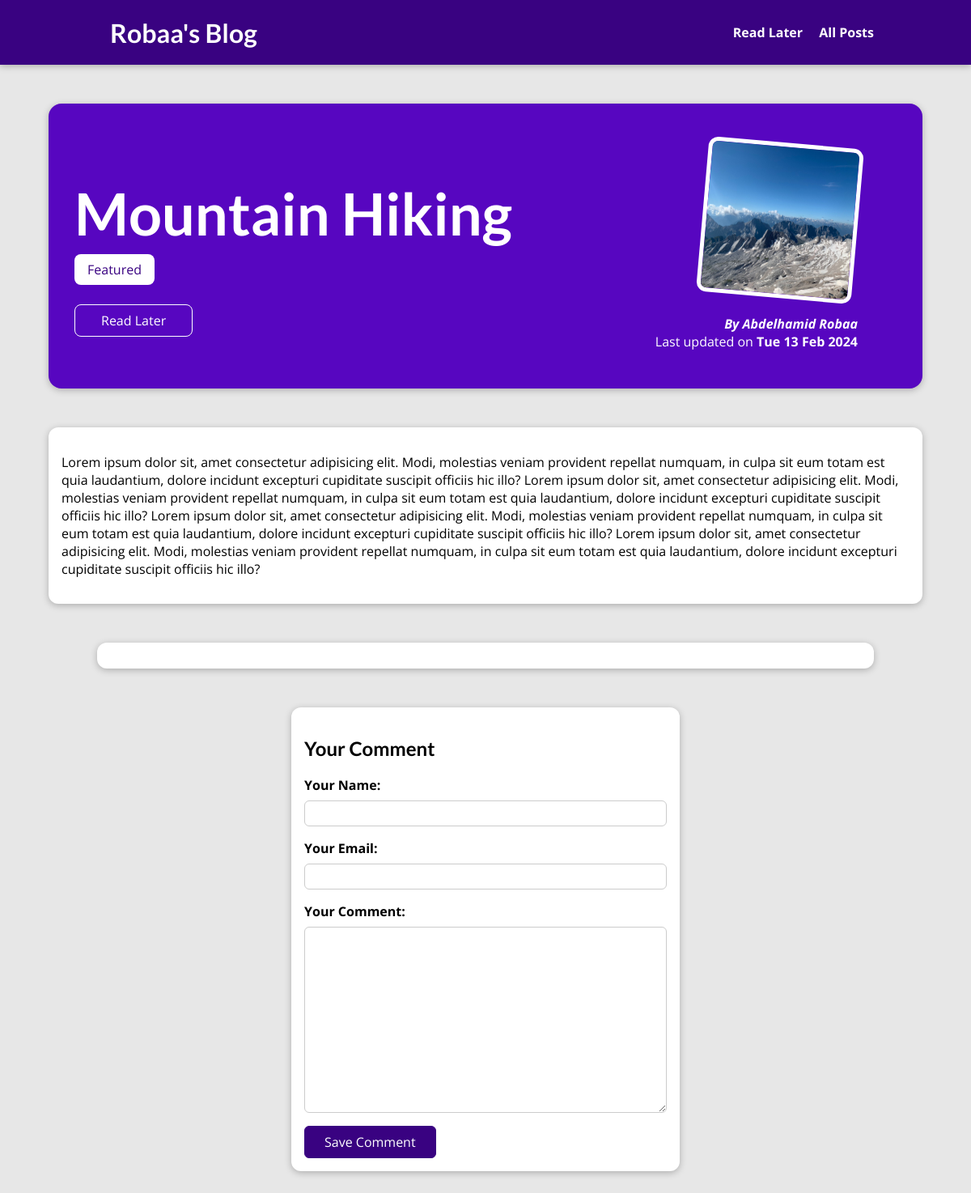
The app's page /posts/mountain-hiking with its own data.
### blog/models.py (models this page shows, shortened)
class Post(models.Model):
    title = models.CharField(max_length=150)
    excerpt = models.CharField(max_length=200)
    image = models.ImageField(upload_to="posts", null=True)
    date = models.DateField(auto_now=True)
    slug = models.SlugField(unique=True)
    content = models.TextField(validators=[MinLengthValidator(10)])
    author = models.ForeignKey(
        Author, on_delete=models.SET_NULL, related_name="posts", null=True)
    tags = models.ManyToManyField(Tag)

class Tag(models.Model):
    caption = models.CharField(max_length=20)

class Author(models.Model):
    first_name = models.CharField(max_length=100)
    last_name = models.CharField(max_length=100)
    email_address = models.EmailField()
    def full_name(self):
        return f"{self.first_name} {self.last_name}"
    def __str__(self):
        return self.full_name()

### blog/views.py (the view)
# urls.py: path("posts/<slug:slug>", views.SinglePostView.as_view(),
class SinglePostView(View):
    template_name = "blog/post-detail.html"
    model = Post
    def is_stored_post(self, request, post_id):
        stored_posts = request.session.get("stored_posts")
        if stored_posts is not None:
            is_saved_for_later = post_id in stored_posts
        else:
            is_saved_for_later = False
        return is_saved_for_later
    def get(self, request, slug):
        post = Post.objects.get(slug=slug)
        context = {
            "post": post,
            "post_tags": post.tags.all(),
            "comment_form": CommentForm,
            "comments": post.comments.all().order_by("-id"),
            "saved_for_later": self.is_stored_post(request, post.id)
        }
        return render(request, "blog/post-detail.html", context)
    def post(self, request, slug):
        comment_form = CommentForm(request.POST)
        post = Post.objects.get(slug=slug)
        if comment_form.is_valid():
            comment = comment_form.save(commit=False)
            comment.post = post
            comment.save()
            return HttpResponseRedirect(reverse("post-detail-page", args=[slug]))
        else:
            context = {
                "post": post,
                "post_tags": post.tags.all(),
                "comment_form": comment_form,
                "comments": post.comments.all().order_by("-id")
            }
            return render(request, "blog/post-detail.html", context)

### blog/templatetags/blog_extras.py (called while the page is built)
@register.filter
def convert_markdown(value):
    return markdown.markdown(value)

### blog/templates/blog/post-detail.html (shortened to what this page needs)
{% extends "base.html" %}
{% load static %}
{% load blog_extras %}
{% block css_files %}
    <link rel="stylesheet" href="{% static "blog/post-detail.css" %}">
{% endblock css_files %}
{% block content %}
    <section id="summary">
        <h2>{{post.title}}</h2>
        <div>
            {% for tag in post_tags %}
                <span class="tag">{{tag.caption}}</span>
            {% endfor %}
        </div>
        <div id="read-later">
            <form action="{% url "read-later" %}" method="POST">
                <button>
                {% if saved_for_later %}
                    Remove from "Read Later" List
                {% else %}
                    Read Later
                {% endif %}
                </button>
            </form>
        </div>
        <article>
            <img src="{{post.image.url}}" alt="{{post.title}}">
            <address>By <a href="mailto:{{post.author.email_address}}">{{post.author}}</a></address>
            <div>
                Last updated on <time> {{post.date |date:"D d M Y"}}</time>
            </div>
        </article>
    </section>
    <main>
        <p>{{post.content|convert_markdown|safe}}</p>
    </main>
    <section id="comments">
    </section>
    <section id = "comment-form">
        <h2>Your Comment</h2>
        <form action = "{% url 'post-detail-page' post.slug %}" method = "POST">
            {% for form_field in  comment_form %}
                <div class="form-control {% if form_field.errors %}invalid{% endif %}" >
                    {{form_field.label_tag}}
                    {{form_field}}
                </div>
            {% endfor %}
            <button>
                Save Comment
            </button>
        </form>
{% endblock content%}

### static/app.css (style rules this page uses)
* { box-sizing: border-box; }
html { font-family: 'Open Sans', 'Lato', sans-serif; }
body { margin: 0; }
h1, h2, h3 { font-family: 'Lato', sans-serif; font-weight: bold; }

### blog/static/blog/post-detail.css (style rules this page uses)
body { background-color: #e7e7e7; }
#summary { margin: 8rem auto 3rem auto; padding: 2rem; width: 90%; max-width: 90rem; border-radius: 16px; background-color: #5706c0; position: relative; box-shadow: 0 2px 8px rgba(0, 0, 0, 0.25); height: 22rem; }
#summary h2 { color: white; font-size: 4.5rem; margin-bottom: 1rem; }
#summary article { position: absolute; top: 2rem; right: 3rem; padding: 1rem 2rem; border-radius: 12px; text-align: right; color: white; }
#summary article img { width: 12rem; height: 12rem; border-radius: 12px; transform: rotateZ(5deg); border: 5px solid white; margin-bottom: 1rem; }
#summary address { font-weight: bold; }
#summary a { color: white; text-decoration: none; }
#summary time { font-weight: bold; }
#read-later { margin: 2rem 0; }
#read-later button { background-color: transparent; border: 1px solid white; padding: 0.5rem 2rem; color: white; font: inherit; cursor: pointer; border-radius: 8px; }
main { width: 90%; max-width: 90rem; margin: 3rem auto; background-color: white; padding: 1rem; border-radius: 12px; box-shadow: 0 2px 8px rgba(0, 0, 0, 0.25); }
.tag { background-color: white; color: #390281; padding: 0.5rem 1rem; border-radius: 8px; }
#comment-form { margin: 3rem auto; width: 90%; max-width: 30rem; border-radius: 12px; background-color: white; box-shadow: 0 2px 8px rgba(0, 0, 0, 0.25); padding:1rem; }
#comment-form button { font : inherit; background-color: #390281; color: white; border: 1px solid #390281; padding: 0.5rem 1.5rem; border-radius: 6px; cursor: pointer; }
.form-control { margin-bottom: 1rem; }
.form-control label { font-weight: bold; margin-bottom: 0.5rem; display: block; }
.form-control input, .form-control textarea { display: block; width: 100%; font: inherit; padding: 0.25rem; border-radius: 6px; border: 1px solid #ccc; }
#comments { margin: 3rem auto; width: 90%; max-width: 60rem; border-radius: 12px; background-color: white; box-shadow: 0 2px 8px rgba(0, 0, 0, 0.25); padding:1rem 2rem; }

### records on screen
Post: title "Mountain Hiking", image (picture), author "Abdelhamid Robaa", date "Tue 13 Feb 2024", content|convert_markdown "Lorem ipsum dolor sit, amet consectetur adipisicing elit. Modi, molestias veniam provident repellat numquam, in culpa sit eum totam est quia laudantium, dolore incidunt excepturi cupiditate suscipit officiis hic illo? Lorem ipsum dolor sit, amet consectetur adipisicing elit. Modi, molestias veniam provident repellat numquam, in culpa sit eum totam est quia laudantium, dolore incidunt excepturi cupiditate suscipit officiis hic illo? Lorem ipsum dolor sit, amet consectetur adipisicing elit. Modi, molestias veniam provident repellat numquam, in culpa sit eum totam est quia laudantium, dolore incidunt excepturi cupiditate suscipit officiis hic illo? Lorem ipsum dolor sit, amet consectetur…"
Tag: caption "Featured"
